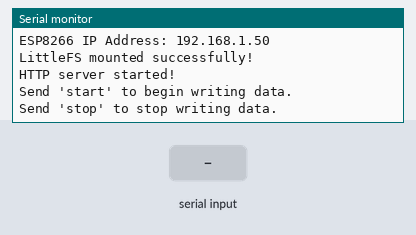
Bench run of a sketch on a simulated ESP8266 (NodeMCU). On the bench: the last lines printed to the serial monitor. The test bench sets the inputs (shaded band). WiFi joins after 1.5 s; servers stay silent unless stated; storage starts empty; random numbers use the default seed unless the sketch sets one.

Above: at 3.3 s.
3.4 s: "start\n" received over Serial
At 4.2 s:
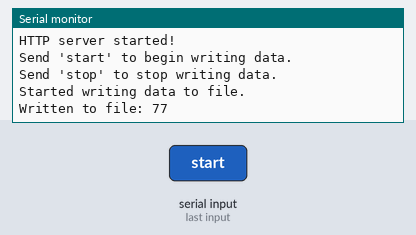
4.9 s: "stop\n" received over Serial
At 6.1 s:
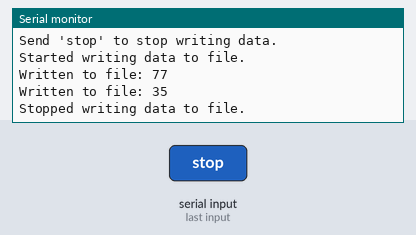
6.9 s: "1\n" received over Serial
At 7.6 s:
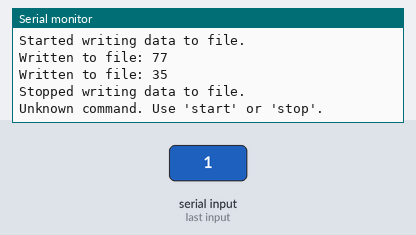
8.4 s: "start\n" received over Serial
At 9.2 s:
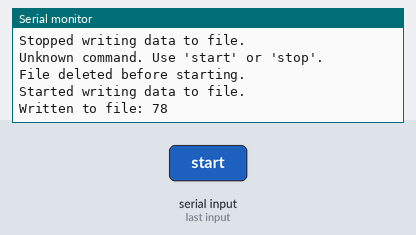
Timing chart, 0 to 10.9 s (numbered marks = the images above; inputs shaded):
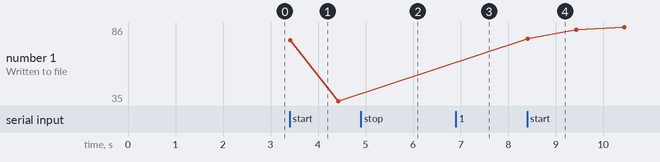

Measured:
- after the input at 3.4 s, the serial monitor: prints a new line at once (image 1)
- after the input at 4.9 s, the serial monitor: prints a new line after 0.52 s (image 2)
- after the input at 6.9 s, the serial monitor: prints a new line at once (image 3)
- after the input at 8.4 s, the serial monitor: prints a new line at once (image 4)
- plotted number 1: 35 → 86 after the input at 8.4 s

The sketch:

data4_ghidata.ino
```cpp
#include <ESP8266WiFi.h>
#include <ESP8266WebServer.h>
#include <LittleFS.h>

// Wi-Fi thông tin
const char* ssid = "LAU_3";
const char* password = "nhatro29almn#L3";

ESP8266WebServer server(80); // HTTP server chạy trên cổng 80

bool isWriting = false; // Biến trạng thái kiểm tra việc ghi dữ liệu

void setup() {
  Serial.begin(9600);

  // Kết nối Wi-Fi
  WiFi.begin(ssid, password);
  Serial.println("Connecting to Wi-Fi...");
  while (WiFi.status() != WL_CONNECTED) {
    delay(1000);
    Serial.print(".");
  }
  Serial.println("\nConnected to Wi-Fi!");
  Serial.print("ESP8266 IP Address: ");
  Serial.println(WiFi.localIP()); // In địa chỉ IP của ESP8266

  // Khởi tạo LittleFS
  if (!LittleFS.begin()) {
    Serial.println("LittleFS mount failed!");
    return;
  }
  Serial.println("LittleFS mounted successfully!");

  // Cấu hình server
  server.on("/view", handleViewFile); // Xem nội dung file
  server.begin();
  Serial.println("HTTP server started!");

  // Hướng dẫn trên Serial Monitor
  Serial.println("Send 'start' to begin writing data.");
  Serial.println("Send 'stop' to stop writing data.");
}

void loop() {
  server.handleClient(); // Xử lý các yêu cầu từ trình duyệt

  // Kiểm tra lệnh từ Serial Monitor
  if (Serial.available()) {
    String command = Serial.readStringUntil('\n'); // Đọc lệnh từ Serial Monitor
    command.trim(); // Xóa khoảng trắng hoặc ký tự xuống dòng

    if (command == "start") {
      startWriting(); // Bắt đầu ghi
    } else if (command == "stop") {
      stopWriting(); // Dừng ghi
    } else {
      Serial.println("Unknown command. Use 'start' or 'stop'.");
    }
  }

  // Nếu đang trong chế độ ghi, ghi giá trị random vào file
  if (isWriting) {
    int randomValue = random(1, 100); // Sinh giá trị ngẫu nhiên
    writeToFile(String(randomValue)); // Ghi giá trị vào file
    delay(1000); // Ghi dữ liệu mỗi giây
  }
}

// Hàm bắt đầu ghi dữ liệu
void startWriting() {
  const char* filename = "/data.txt";

  // Xóa file trước khi ghi
  if (LittleFS.exists(filename)) {
    LittleFS.remove(filename);
    Serial.println("File deleted before starting.");
  }

  isWriting = true;
  Serial.println("Started writing data to file.");
}

// Hàm dừng ghi dữ liệu
void stopWriting() {
  isWriting = false;
  Serial.println("Stopped writing data to file.");
}

// Hàm ghi dữ liệu vào file
void writeToFile(String data) {
  const char* filename = "/data.txt";

  // Mở file ở chế độ "a" (append), thêm dữ liệu vào cuối file
  File file = LittleFS.open(filename, "a");
  if (!file) {
    Serial.println("Failed to open file for appending!");
    return;
  }

  // Ghi dữ liệu kèm ký tự xuống dòng
  file.println(data);
  file.close();

  // In ra dữ liệu đã ghi
  Serial.print("Written to file: ");
  Serial.println(data);
}

// Hàm xử lý yêu cầu "/view" để xem nội dung file trên trình duyệt
void handleViewFile() {
  const char* filename = "/data.txt";

  if (!LittleFS.exists(filename)) {
    server.send(404, "text/plain", "File not found!");
    return;
  }

  File file = LittleFS.open(filename, "r");
  if (!file) {
    server.send(500, "text/plain", "Failed to open file!");
    return;
  }

  String content;
  while (file.available()) {
    content += (char)file.read();
  }
  file.close();

  // Gửi nội dung file về trình duyệt
  server.send(200, "text/plain", content);
}
```
